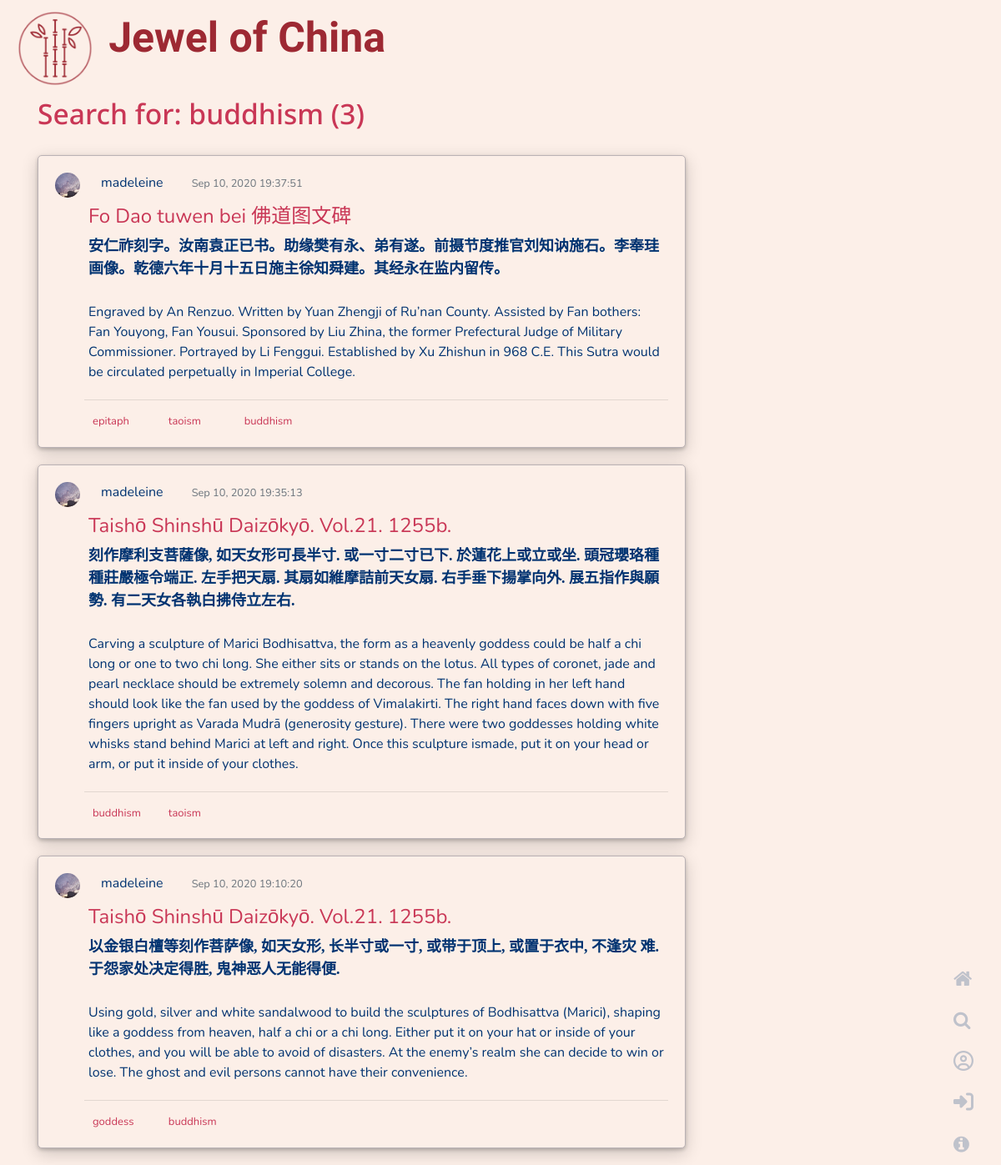
The app's page /tag/buddhism with its own data.
### flaskwebsite/models.py (models this page shows, shortened)
class Tag(db.Model):
    tag_id = db.Column(db.Integer, primary_key=True)
    name = db.Column(db.String(20))

class Post(db.Model):
    post_id = db.Column(db.Integer, primary_key=True)
    title = db.Column(db.String(100), nullable=False)
    date_posted = db.Column(db.DateTime, nullable=False, default=datetime.utcnow)
    chinese_content = db.Column(db.Text, nullable=False)
    content = db.Column(db.Text, nullable=False)
    user_id = db.Column(db.Integer, db.ForeignKey('user.id'), nullable=False)
    tags = db.relationship('Tag', secondary=tags, backref=db.backref('post_tags', lazy='dynamic'))

class User(db.Model, UserMixin):
    id = db.Column(db.Integer, primary_key=True)
    username = db.Column(db.String(20), unique=True, nullable=False)
    email = db.Column(db.String(120), unique=True, nullable=False)
    image_file = db.Column(db.String(20), nullable=False, default='default.jpg')
    password = db.Column(db.String(60), nullable=False)
    posts = db.relationship('Post', backref='author', lazy=True)

### flaskwebsite/routes.py (the view)
@app.route('/tag/<tag>')
def search_tag(tag):
    search_form = SearchForm()
    page = request.args.get('page', 1, type=int)
    tag = Tag.query.filter_by(name=tag).first_or_404()
    name = tag.name
    posts = tag.post_tags.order_by(Post.date_posted.desc())\
        .paginate(page=page, per_page=5)
    return render_template('tag.html', tag_name=name, posts=posts, search_form=search_form)

### flaskwebsite/templates/tag.html
{% extends "layout.html" %}
{% block content %}
    <h3><div class="container post-section">Search for: {{ tag_name }} ({{posts.total}})</div></h3>
    <div class="container">
        {% for post in posts.items %}
            <article class="media form-section">
                <img class="rounded-circle article-img" src="{{url_for('static',
                 filename='profile_pics/' + post.author.image_file)}}">
                <div class="media-body">
                    <div class="article-metadata">
                        <a class="article-author" href="#">{{ post.author.username }}</a>
                        <small class="text-muted">{{ post.date_posted.strftime('%b %d, %Y %X')}}</small>
                    </div>
                        <a class="article-title" href="{{url_for('post', post_id=post.post_id)}}">{{ post.title }}</a>
                        <p class="chinese">{{ post.chinese_content }}</p>
                        <p class="article-content">{{ post.content }}</p>
                    <hr>
                    <div class="row">
                            {% for tag in post.tags %}
                                <a href="{{ url_for('search_tag', tag=tag.name)}}" class="col-sm-1 tag">
                                {{ tag.name }}
                            {% endfor %}
                        </a>
                    </div>
                </div>
            </article>
        {% endfor %}
    </div>
{% endblock %}

### flaskwebsite/static/main.css (style rules this page uses)
:root { --bgcolor: #FCEFE8; --primary: #c93756; --secendory: #003371; --third: #9d2933; --chinese: "KaiTi"; --english: "Nunito"; --title: "La Belle Aurore"; --sub-title: "Noto Sans"; }
body { background-color: var(--bgcolor); background-image: url("https://www.transparenttextures.com/patterns/ag-square.png"); color: var(--secendory); font-family: var(--english), sans-serif; }
img { max-width: 100%; height: auto; }
.form-section { background-color: var(--bgcolor); border: #BAB2B5 solid 1px; border-radius: 5px; margin-bottom: 20px; margin-top: 20px; padding: 20px; width: 70%; box-shadow: 0 2px 4px 0 rgba(0, 0, 0, 0.2), 0 6px 20px 0 rgba(0, 0, 0, 0.19); }
.post-section { margin-bottom: 30px; font-size: larger; color: var(--primary); font-family: var(--sub-title), sans-serif; }
.article-author { color: var(--secendory); margin-left: 20px; margin-right: 30px; padding-bottom: 50px; }
.article-metadata { padding-bottom: 10px; }
.article-title { padding: 5px; color: var(--primary); font-size: x-large; }
.chinese { font-family: var(--chinese); font-size: large; font-weight: bold; padding: 5px; }
.article-content { padding: 5px; font-family: var(--english); }
.article-img { height: 30px; width: 30px; margin-right: 5px; margin-bottom: 1px; }
.tag { font-size: small; color: var(--primary); margin-right: 20px; margin-left: 10px; }

### records on screen
Tag: name "buddhism"
Post: image_file (placeholder picture), author.username "madeleine", date_posted "Sep 10, 2020 19:37:51", title "Fo Dao tuwen bei 佛道图文碑", chinese_content "安仁祚刻字。汝南袁正已书。助缘樊有永、弟有遂。前摄节度推官刘知讷施石。李奉珪画像。乾德六年十月十五日施主徐知舜建。其经永在监内留传。", content "Engraved by An Renzuo. Written by Yuan Zhengji of Ru’nan County. Assisted by Fan bothers: Fan Youyong, Fan Yousui. Sponsored by Liu Zhina, the former Prefectural Judge of Military Commissioner. Portrayed by Li Fenggui. Established by Xu Zhishun in 968 C.E. This Sutra would be circulated perpetually in Imperial College."
Tag: name "epitaph"
Tag: name "taoism"
Post: image_file (placeholder picture), author.username "madeleine", date_posted "Sep 10, 2020 19:35:13", title "Taishō Shinshū Daizōkyō. Vol.21. 1255b.", chinese_content "刻作摩利支菩薩像, 如天女形可長半寸. 或一寸二寸已下. 於蓮花上或立或坐. 頭冠瓔珞種種莊嚴極令端正. 左手把天扇. 其扇如維摩詰前天女扇. 右手垂下揚掌向外. 展五指作與願勢. 有二天女各執白拂侍立左右.", content "Carving a sculpture of Marici Bodhisattva, the form as a heavenly goddess could be half a chi long or one to two chi long. She either sits or stands on the lotus. All types of coronet, jade and pearl necklace should be extremely solemn and decorous. The fan holding in her left hand should look like the fan used by the goddess of Vimalakirti. The right hand faces down with five fingers upright as Varada Mudrā (generosity gesture). There were two goddesses holding white whisks stand behind Marici at left and right. Once this sculpture ismade, put it on your head or arm, or put it inside of your clothes."
Post: image_file (placeholder picture), author.username "madeleine", date_posted "Sep 10, 2020 19:10:20", title "Taishō Shinshū Daizōkyō. Vol.21. 1255b.", chinese_content "以金银白檀等刻作菩萨像, 如天女形, 长半寸或一寸, 或带于顶上, 或置于衣中, 不逢灾 难. 于怨家处决定得胜, 鬼神恶人无能得便.", content "Using gold, silver and white sandalwood to build the sculptures of Bodhisattva (Marici), shaping like a goddess from heaven, half a chi or a chi long. Either put it on your hat or inside of your clothes, and you will be able to avoid of disasters. At the enemy’s realm she can decide to win or lose. The ghost and evil persons cannot have their convenience."
Tag: name "goddess"

### other values on screen
{{ posts.total }} "3"
